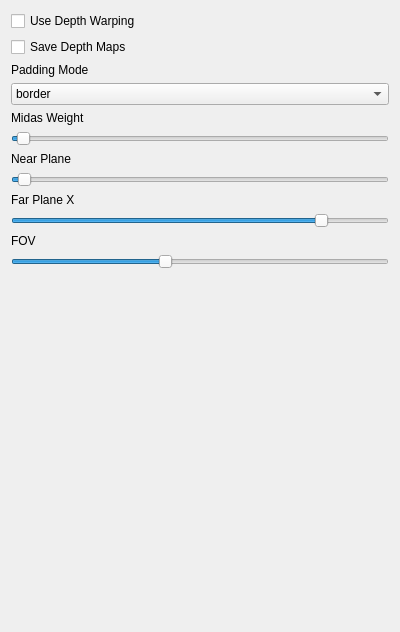
<?xml version="1.0" encoding="UTF-8"?>
<ui version="4.0">
 <class>Form</class>
 <widget class="QWidget" name="Form">
  <property name="geometry">
   <rect>
    <x>0</x>
    <y>0</y>
    <width>400</width>
    <height>632</height>
   </rect>
  </property>
  <property name="windowTitle">
   <string>Form</string>
  </property>
  <layout class="QVBoxLayout" name="verticalLayout">
   <item>
    <widget class="QCheckBox" name="checkBox">
     <property name="text">
      <string>Use Depth Warping</string>
     </property>
    </widget>
   </item>
   <item>
    <widget class="QCheckBox" name="checkBox_2">
     <property name="text">
      <string>Save Depth Maps</string>
     </property>
    </widget>
   </item>
   <item>
    <widget class="QLabel" name="label_6">
     <property name="text">
      <string>Padding Mode</string>
     </property>
    </widget>
   </item>
   <item>
    <widget class="QComboBox" name="comboBox">
     <item>
      <property name="text">
       <string>border</string>
      </property>
     </item>
     <item>
      <property name="text">
       <string>reflection</string>
      </property>
     </item>
     <item>
      <property name="text">
       <string>zeros</string>
      </property>
     </item>
    </widget>
   </item>
   <item>
    <widget class="QLabel" name="label_4">
     <property name="text">
      <string>Midas Weight</string>
     </property>
    </widget>
   </item>
   <item>
    <widget class="QSlider" name="horizontalSlider">
     <property name="maximum">
      <number>200</number>
     </property>
     <property name="value">
      <number>3</number>
     </property>
     <property name="orientation">
      <enum>Qt::Horizontal</enum>
     </property>
    </widget>
   </item>
   <item>
    <widget class="QLabel" name="label_3">
     <property name="text">
      <string>Near Plane</string>
     </property>
    </widget>
   </item>
   <item>
    <widget class="QSlider" name="horizontalSlider_2">
     <property name="maximum">
      <number>12000</number>
     </property>
     <property name="value">
      <number>200</number>
     </property>
     <property name="orientation">
      <enum>Qt::Horizontal</enum>
     </property>
    </widget>
   </item>
   <item>
    <widget class="QLabel" name="label_2">
     <property name="text">
      <string>Far Plane X</string>
     </property>
    </widget>
   </item>
   <item>
    <widget class="QSlider" name="horizontalSlider_3">
     <property name="maximum">
      <number>12000</number>
     </property>
     <property name="value">
      <number>10000</number>
     </property>
     <property name="orientation">
      <enum>Qt::Horizontal</enum>
     </property>
    </widget>
   </item>
   <item>
    <widget class="QLabel" name="label">
     <property name="text">
      <string>FOV</string>
     </property>
    </widget>
   </item>
   <item>
    <widget class="QSlider" name="horizontalSlider_4">
     <property name="value">
      <number>40</number>
     </property>
     <property name="orientation">
      <enum>Qt::Horizontal</enum>
     </property>
    </widget>
   </item>
   <item>
    <spacer name="verticalSpacer">
     <property name="orientation">
      <enum>Qt::Vertical</enum>
     </property>
     <property name="sizeHint" stdset="0">
      <size>
       <width>20</width>
       <height>40</height>
      </size>
     </property>
    </spacer>
   </item>
  </layout>
 </widget>
 <resources/>
 <connections/>
</ui>
